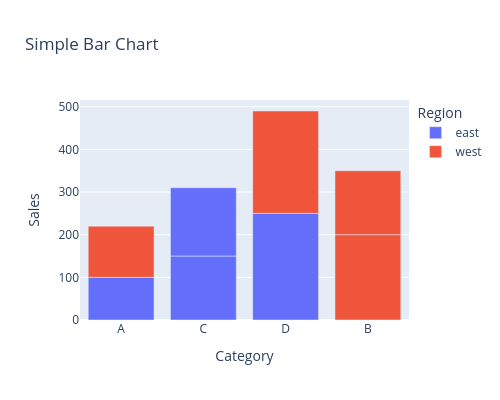

Notebook code for this chart:
### Markdown cell above
## PLOTLY LIBRARY
- VISUALIZATION LIBRARY

### Code cell
import pandas as pd
import plotly.express as px

df=pd.DataFrame({
    'Category':['A','B','C','D','A','B','C','D'],
    'Sales':[100,200,150,250,120,150,160,240],
    'Profit':[20,-30,40,-10,25,-20,35,-5],
    'Region':['east','west','east','east','west','west','east','west'],
    'Gender':['M','F','F','M','M','F','F','M'],
    'Type':['self',"coaching",'self',"coaching",'self','self',"coaching",'self'],
    'Hours':[4,5,3,6,7,8,1,2],
    'Marks':[50,55,67,65,79,78,90,95],
    'Attempts':[1,2,1,3,2,2,3,1]
})
px.bar(
df,
x='Category',
y='Sales',
width=500,
height=400,
title='Simple Bar Chart',
color='Region'
)

### Figure 1 — Plotly figure (JSON) as saved in the notebook; plotly's stock layout.template omitted (floating-point values rounded to 4 significant figures)
{"data": [{"hovertemplate": "Region=east<br>Category=%{x}<br>Sales=%{y}<extra></extra>", "legendgroup": "east", "marker": {"color": "#636efa", "pattern": {"shape": ""}}, "name": "east", "orientation": "v", "showlegend": true, "textposition": "auto", "type": "bar", "x": ["A", "C", "D", "C"], "xaxis": "x", "y": [100, 150, 250, 160], "yaxis": "y"}, {"hovertemplate": "Region=west<br>Category=%{x}<br>Sales=%{y}<extra></extra>", "legendgroup": "west", "marker": {"color": "#EF553B", "pattern": {"shape": ""}}, "name": "west", "orientation": "v", "showlegend": true, "textposition": "auto", "type": "bar", "x": ["B", "A", "B", "D"], "xaxis": "x", "y": [200, 120, 150, 240], "yaxis": "y"}], "layout": {"barmode": "relative", "height": 400, "legend": {"title": {"text": "Region"}, "tracegroupgap": 0}, "title": {"text": "Simple Bar Chart"}, "width": 500, "xaxis": {"anchor": "y", "domain": [0, 1], "title": {"text": "Category"}}, "yaxis": {"anchor": "x", "domain": [0, 1], "title": {"text": "Sales"}}}}
